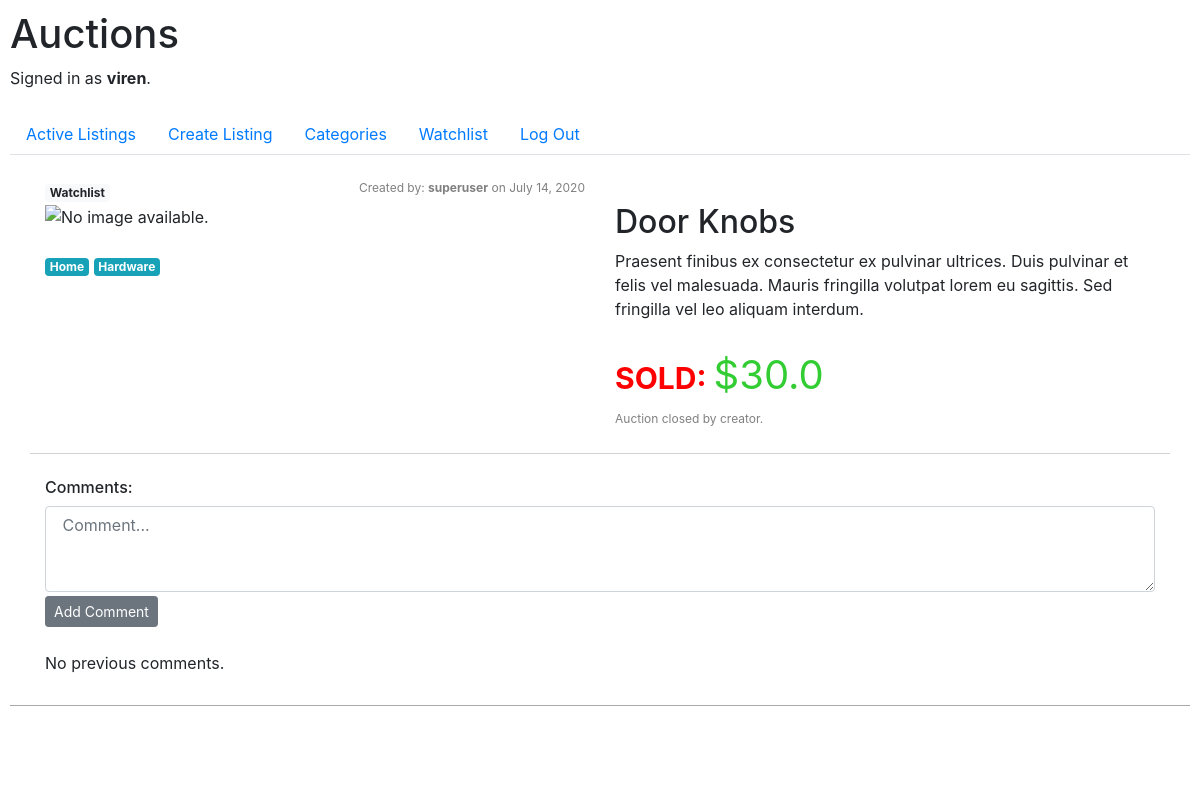
Screenshot of /listing/2 (signed in) with the database file from the repository.
### auctions/models.py (models this page shows, shortened)
class User(AbstractUser):
    pass

class Listing(models.Model):
    title = models.CharField(max_length=64)
    description = models.CharField(max_length=500)
    imageUrl = models.CharField(max_length=64)
    startBid = models.FloatField()
    creator = models.ForeignKey(User, on_delete=models.CASCADE, related_name="listings")
    active = models.BooleanField(default=True)
    timestamp = models.DateField(default=datetime.date.today)

class Category(models.Model):
    name = models.CharField(max_length=24)
    listings = models.ManyToManyField(Listing, blank=True, related_name="categories")
    def __str__(self):
        return f"{self.name}"

class Bid(models.Model):
    amount = models.FloatField()
    listing = models.ForeignKey(Listing, on_delete=models.CASCADE, related_name="bids")
    bidder = models.ForeignKey(User, on_delete=models.CASCADE, related_name="bids")

### auctions/views.py (the view, shortened to what this page needs)
# urls.py: path("listing/<listing_id>", views.listing, name="listing"),
def listing(request, listing_id):
    listing = Listing.objects.get(pk=listing_id)
    bidMessage = ""
    bidPlaced= 0
    currentBid = listing.bids.last()
    if "close" in request.GET:
        if request.GET["close"] == "1":
            listing.active = False
            listing.save()
    return render(request, "auctions/listing.html", {
        "listing": listing,
        "currentBid": listing.bids.last(),
        "comments": listing.comments.all().order_by("-id"),
        "categories": listing.categories.all(),
        "watchlist_flag": 0 if request.user in [wl.user for wl in listing.watchlists.all()] else 1,
        "bidMessage": bidMessage,
        "bidPlaced": bidPlaced
    })

### auctions/templates/auctions/listing.html (shortened to what this page needs)
{% extends "auctions/layout.html" %}
{% block body %}
    <div class="container">
        <div class="row" style="border-bottom: lightgray 1px solid;">
            <div class="col">
                {% if user.is_authenticated %}
                    <a class="badge badge-{% if watchlist_flag == 1 %}light{% else %}dark{% endif %}" href="{% url 'listing' listing_id=listing.id %}?watchlist_flag={{ watchlist_flag }}">
                        Watchlist
                    </a>
                {% endif %}
                <div style="font-size: 12px; color: grey; float: right;">
                    Created by: <span style="font-weight: bold;">{{ listing.creator }}</span> on {{ listing.timestamp }}
                </div>
                <br>
                <img src="{{ listing.imageUrl }}" alt="No image available." width="500px"><br><br>
                {% for category in categories %}
                    <a class="badge badge-info" href="{% url 'index' %}?category_id={{ category.id }}">{{ category }}</a>
                {% endfor %}<br><br>
            </div>
            <div class="col">
                <br>
                <h2>{{ listing.title }}</h2>
                {{ listing.description }}<br><br>
                {% if currentBid %}
                    {% if listing.active %}
                        Current Bid: <span style="font-size: 40px; color: limegreen">${{ currentBid.amount }}</span><br>
                        <span style="font-size:12px; color:gray">{{ listing.bids.all|length }} bid(s) have been placed.</span>
                    {% else %}
                        <span style="font-weight:bold; font-size: 30px; color: RED">SOLD: </span>
                        <span style="font-size: 40px; color: limegreen">${{ currentBid.amount }}</span><br>
                        <span style="font-size: 12px; color: grey">Auction closed by creator.</span>
                    {% endif %}
                {% else %}
                    Starting Bid: <span style="font-size: 40px; color: limegreen">${{ listing.startBid }}</span><br>
                    <span style="font-size:12px; color:gray">No bids have been placed yet.</span>
                {% endif %}<br>
                <br>
            </div>
        </div><br>
        <h6>Comments:</h6>
        {% if user.is_authenticated %}
            <form>
                <textarea class="form-control" name="comment" rows="3" cols="100" placeholder=" Comment..." required="True"></textarea>
                <input class="btn btn-secondary btn-sm mt-1" type="submit" value="Add Comment">
            </form><br>
        {% endif %}
        <ul style="padding-left:0;">
            {% for comment in comments %}
                <div class="card">
                    <div class="card-header">
                        By <span style="font-weight:bold;">{{ comment.author }}</span> on {{ comment.timestamp }}
                    </div>
                    <div class="card-body">
                        {{ comment.content }}
                    </div>
                </div><br>
            {% empty %}
                No previous comments.
            {% endfor %}
        </ul>
    </div>
{% endblock %}

### auctions/templates/auctions/layout.html (shortened to what this page needs)
{% load static %}
<!DOCTYPE html>
<html lang="en">
    <head>
        <link rel="stylesheet" href="https://stackpath.bootstrapcdn.com/bootstrap/4.4.1/css/bootstrap.min.css">
        <link href="{% static 'auctions/styles.css' %}" rel="stylesheet">
    </head>
    <body>
        <div class="header">
            <h1>Auctions</h1>
            <div>
                {% if user.is_authenticated %}
                    Signed in as <strong>{{ user.username }}</strong>.
                {% else %}
                    Not signed in.
                {% endif %}
            </div><br>
            {% url 'index' as url_index %}
            {% url 'create' as url_create %}
            {% url 'categories' as url_categories %}
            {% url 'watchlist' as url_watchlist %}
            {% url 'logout' as url_logout %}
            {% url 'login' as url_login %}
            {% url 'register' as url_register %}
            <nav class="navbar-light bg-white border-bottom" style="width: 100%;">
                <ul class="nav nav-pills">
                    <li class="nav-item">
                        <a class="nav-link {% if request.path == url_index %}active{% endif %}" href="{% url 'index' %}">Active Listings</a>
                    </li>
                    {% if user.is_authenticated %}
                        <li class="nav-item">
                            <a class="nav-link {% if request.path == url_create %}active{% endif %}" href="{% url 'create' %}">Create Listing</a>
                        </li>
                        <li class="nav-item">
                            <a class="nav-link {% if request.path == url_categories %}active{% endif %}" href="{% url 'categories' %}">Categories</a>
                        </li>
                        <li class="nav-item">
                            <a class="nav-link {% if request.path == url_watchlist %}active{% endif %}" href="{% url 'watchlist' %}">Watchlist</a>
                        </li>
                        <li class="nav-item">
                            <a class="nav-link {% if request.path == url_logout %}active{% endif %}" href="{% url 'logout' %}">Log Out</a>
                        </li>
                    {% endif %}
                </ul>
            </nav>
        </div>
        <br>
        {% block body %}
        {% endblock %}
        <div class="footer" style="margin-top:30px; height: 60px; background-color: white; border-top: 1px darkgray solid">
        </div>
    </body>
</html>

### auctions/static/auctions/styles.css (style rules this page uses)
body { padding: 10px; }

### rows the page displays
User: username "viren"
Listing: creator "superuser", timestamp "July 14, 2020", title "Door Knobs", description "Praesent finibus ex consectetur ex pulvinar ultrices. Duis pulvinar et felis vel malesuada. Mauris fringilla volutpat lorem eu sagittis. Sed fringilla vel leo aliquam interdum."
Category: name "Home"
Category: name "Hardware"
Bid: amount "30.0"
